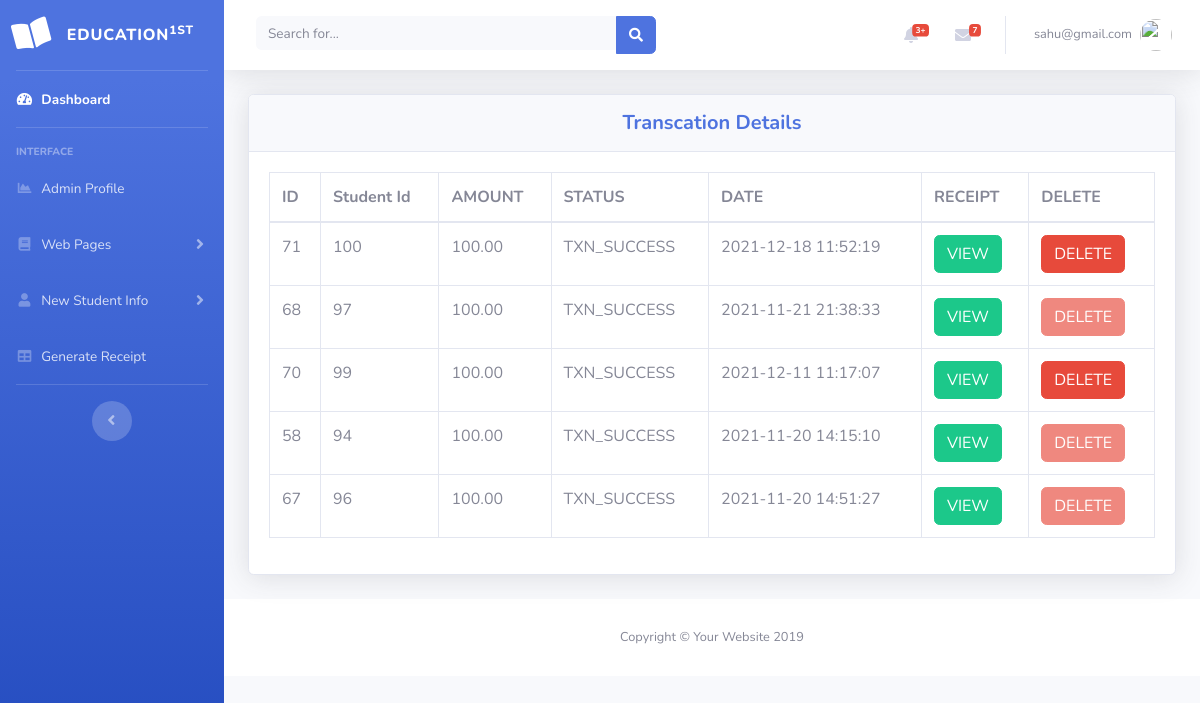
/admin/transcation.php (signed in), run on the app's committed database.
### tables this page shows
CREATE TABLE IF NOT EXISTS `transaction` (
  `tr_id` int(11) NOT NULL AUTO_INCREMENT,
  `s_id` varchar(50) NOT NULL,
  `amount` varchar(255) NOT NULL,
  `status` varchar(255) NOT NULL,
  `date` datetime NOT NULL,
  PRIMARY KEY (`tr_id`)
);

### admin/transcation.php (the view, shortened to what this page needs)
<?php
include('security.php');
include('includes/header.php');
include('includes/navbar.php');
?>
<div class="container-fluid">
<div class="card shadow mb-4">
  <div class="card-header py-3">
    <h5 class="m-0 font-weight-bold text-primary text-center">Transcation Details</h5>
  </div>
  <div class="card-body">
            <div class="table-responsive">
            <?php
                $query = "SELECT * FROM transaction";
                $query_run = mysqli_query($connection, $query);
            ?>
                <table class="table table-bordered" id="dataTable" width="100%" cellspacing="0">
                    <thead>
                        <tr>
                            <th>ID </th>
                            <th>Student Id</th>
                            <th>AMOUNT</th>
                            <th>STATUS</th>
                            <th>DATE</th>
                            <th>RECEIPT</th>
                            <th>DELETE</th>
                        </tr>
                    </thead>
                    <tbody>
                        <?php
                        if(mysqli_num_rows($query_run) > 0)
                        {
                            while($row = mysqli_fetch_assoc($query_run))
                            {
                                $student_id=$row['s_id'];
                        ?>
                            <tr>
                                <td><?php  echo $row['tr_id']; ?></td>
                                <td><?php  echo $row['s_id']; ?></td>
                                <td><?php  echo $row['amount']; ?></td>
                                <td><?php  echo $row['status']; ?></td>
                                <td><?php  echo $row['date']; ?></td>
                                <td>
                                    <form action="viewTranscation.php" method="post">
                                        <button type="submit" name="view_btn" class="btn btn-success" >VIEW</button>
                                    </form>
                                </td>
                                <td>
                                    <form action="code.php" method="post">
                                        <?php
                                        $sql = "SELECT * FROM fees WHERE sid ='".$student_id."'";
                                        $result= $connection->query($sql);
                                        if($result->num_rows ==1){ ?>
                                        <abbr title="Addmission already Taken! You can't delete! ">
                                            <button type="submit" name="delete_Receipt" class="btn btn-danger" disabled> DELETE</button>
                                        </abbr>
                                        <?php
                                          }else{ ?>
                                            <button type="submit" name="delete_Receipt" class="btn btn-danger"> DELETE</button>
                                      <?php
                                       }
                                       ?>
                                    </form>
                                </td>
                            </tr>
                        <?php
                            }
                        }
                        else {
                            echo "No Record Found";
                        }
                        ?>
                    </tbody>
                </table>
            </div>
  </div>
</div>
</div>
<?php
include('includes/footer.php');
?>

### data on the page
transaction: tr_id "71", s "100", amount "100.00", status "TXN_SUCCESS", date "2021-12-18 11:52:19", shows "DELETE"
transaction: tr_id "68", s "97", amount "100.00", status "TXN_SUCCESS", date "2021-11-21 21:38:33", shows "DELETE"
transaction: tr_id "70", s "99", amount "100.00", status "TXN_SUCCESS", date "2021-12-11 11:17:07", shows "DELETE"
transaction: tr_id "58", s "94", amount "100.00", status "TXN_SUCCESS", date "2021-11-20 14:15:10", shows "DELETE"
transaction: tr_id "67", s "96", amount "100.00", status "TXN_SUCCESS", date "2021-11-20 14:51:27", shows "DELETE"

### other printed values
$_SESSION['username'] "sahu@gmail.com"
